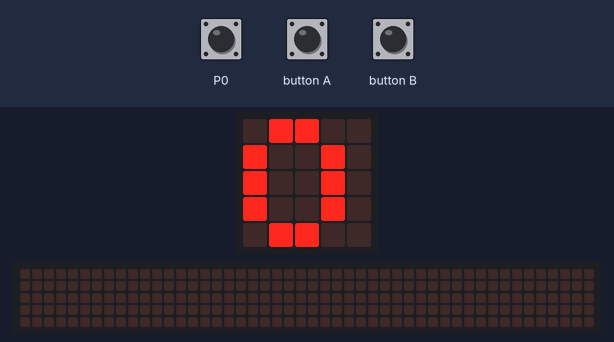
Bench run of a program on a simulated BBC micro:bit (MakeCode). On the bench: the board's 5×5 LED display, a strip that is not on the board, showing the scrolling text unrolled. The inputs (shaded band) are chosen by the test bench. The 48×5 strip is a reading aid, not a part: it shows the text the display is scrolling, unrolled, one strip-width of it at a time.

Above: at 1.9 s.
2.0 s: button B pressed for 0.15 s
At 2.7 s:
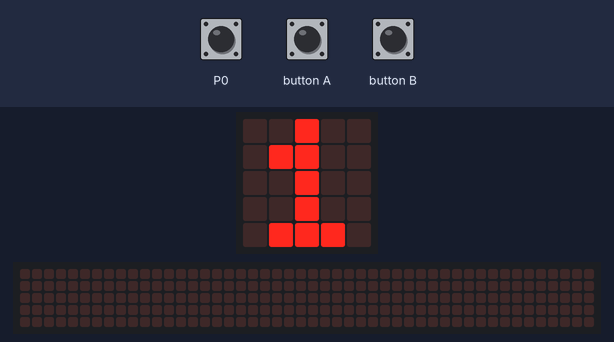
3.6 s: touch pin P0 pressed for 0.15 s
6.7 s: touch pin P0 pressed for 0.15 s
At 11.67 s:
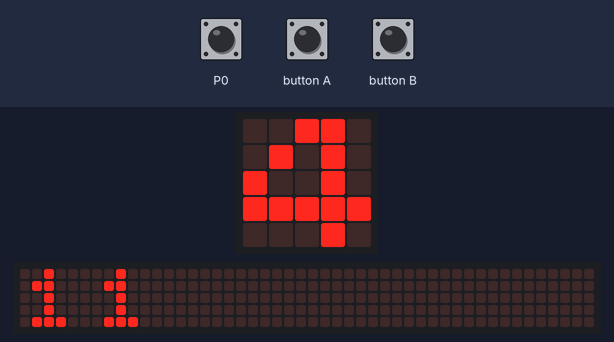
Timing chart, 0 to 13.2 s (numbered marks = the images above; inputs shaded):
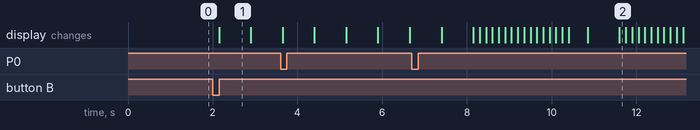

The program:

main.ts
```typescript
input.onPinPressed(TouchPin.P0, function () {
    Τιμή += 1
    basic.showNumber(Τιμή)
})
input.onButtonPressed(Button.A, function () {
    while (Τιμή > 10) {
        Τιμή += 1
        basic.showNumber(Τιμή)
    }
})
input.onButtonPressed(Button.B, function () {
    while (Τιμή < 10) {
        Τιμή += 1
        basic.showNumber(Τιμή)
    }
})
let Τιμή = 0
if (true) {
    basic.showNumber(Τιμή)
}
```

test.ts
```typescript
// οι δοκιμές πηγαίνουν εδώ, δεν θα γίνει εκτέλεση όταν αυτό το πακέτο χρησιμοποιηθεί ως επέκταση.
```

Measured:
- after the input at 2.0 s, the display: changes after 0.15 s (image 1)
- what the display in image 1 shows lasts 0.7 s, from 2.2 s to 2.9 s
